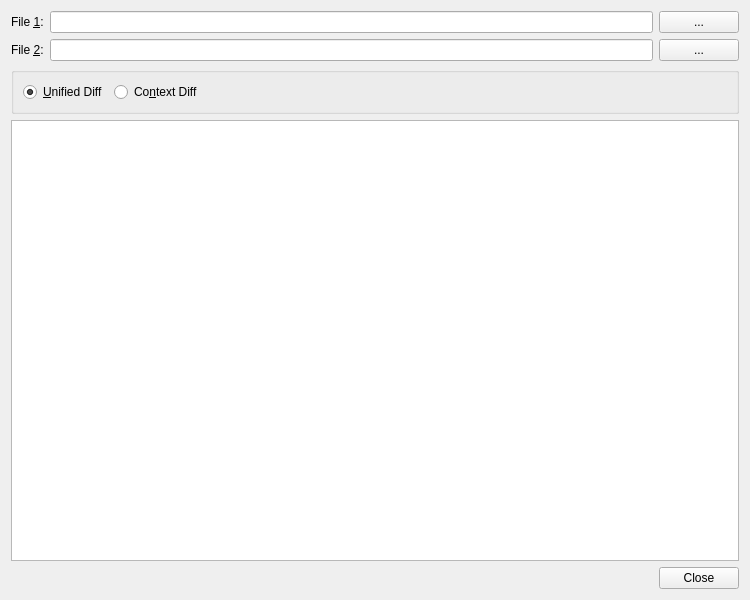
<?xml version="1.0" encoding="UTF-8"?>
<ui version="4.0">
 <class>DiffDialog</class>
 <widget class="QWidget" name="DiffDialog">
  <property name="geometry">
   <rect>
    <x>0</x>
    <y>0</y>
    <width>750</width>
    <height>600</height>
   </rect>
  </property>
  <property name="windowTitle">
   <string>File Differences</string>
  </property>
  <layout class="QVBoxLayout">
   <item>
    <layout class="QHBoxLayout">
     <item>
      <widget class="QLabel" name="textLabel1">
       <property name="text">
        <string>File &amp;1:</string>
       </property>
       <property name="buddy">
        <cstring>file1Edit</cstring>
       </property>
      </widget>
     </item>
     <item>
      <widget class="QLineEdit" name="file1Edit">
       <property name="toolTip">
        <string>Enter the name of the first file</string>
       </property>
      </widget>
     </item>
     <item>
      <widget class="QPushButton" name="file1Button">
       <property name="toolTip">
        <string>Press to select the file via a file selection dialog</string>
       </property>
       <property name="text">
        <string>...</string>
       </property>
      </widget>
     </item>
    </layout>
   </item>
   <item>
    <layout class="QHBoxLayout">
     <item>
      <widget class="QLabel" name="textLabel2">
       <property name="text">
        <string>File &amp;2:</string>
       </property>
       <property name="buddy">
        <cstring>file1Edit</cstring>
       </property>
      </widget>
     </item>
     <item>
      <widget class="QLineEdit" name="file2Edit">
       <property name="toolTip">
        <string>Enter the name of the second file</string>
       </property>
      </widget>
     </item>
     <item>
      <widget class="QPushButton" name="file2Button">
       <property name="toolTip">
        <string>Press to select the file via a file selection dialog</string>
       </property>
       <property name="text">
        <string>...</string>
       </property>
      </widget>
     </item>
    </layout>
   </item>
   <item>
    <widget class="QGroupBox" name="diffFormatGroup">
     <property name="title">
      <string/>
     </property>
     <layout class="QHBoxLayout">
      <item>
       <widget class="QRadioButton" name="unifiedRadioButton">
        <property name="toolTip">
         <string>Select to generate a unified diff</string>
        </property>
        <property name="text">
         <string>&amp;Unified Diff</string>
        </property>
        <property name="shortcut">
         <string>Alt+U</string>
        </property>
        <property name="checked">
         <bool>true</bool>
        </property>
       </widget>
      </item>
      <item>
       <widget class="QRadioButton" name="contextRadioButton">
        <property name="toolTip">
         <string>Select to generate a context diff</string>
        </property>
        <property name="text">
         <string>Co&amp;ntext Diff</string>
        </property>
        <property name="shortcut">
         <string>Alt+N</string>
        </property>
       </widget>
      </item>
      <item>
       <spacer>
        <property name="orientation">
         <enum>Qt::Horizontal</enum>
        </property>
        <property name="sizeType">
         <enum>QSizePolicy::Expanding</enum>
        </property>
        <property name="sizeHint" stdset="0">
         <size>
          <width>40</width>
          <height>20</height>
         </size>
        </property>
       </spacer>
      </item>
     </layout>
    </widget>
   </item>
   <item>
    <widget class="QTextEdit" name="contents">
     <property name="lineWrapMode">
      <enum>QTextEdit::NoWrap</enum>
     </property>
     <property name="readOnly">
      <bool>true</bool>
     </property>
     <property name="tabStopWidth">
      <number>8</number>
     </property>
     <property name="acceptRichText">
      <bool>false</bool>
     </property>
    </widget>
   </item>
   <item>
    <widget class="QDialogButtonBox" name="buttonBox">
     <property name="orientation">
      <enum>Qt::Horizontal</enum>
     </property>
     <property name="standardButtons">
      <set>QDialogButtonBox::Close</set>
     </property>
    </widget>
   </item>
  </layout>
 </widget>
 <tabstops>
  <tabstop>file1Edit</tabstop>
  <tabstop>file1Button</tabstop>
  <tabstop>file2Edit</tabstop>
  <tabstop>file2Button</tabstop>
  <tabstop>unifiedRadioButton</tabstop>
  <tabstop>contextRadioButton</tabstop>
  <tabstop>contents</tabstop>
  <tabstop>buttonBox</tabstop>
 </tabstops>
 <resources/>
 <connections>
  <connection>
   <sender>buttonBox</sender>
   <signal>rejected()</signal>
   <receiver>DiffDialog</receiver>
   <slot>close()</slot>
   <hints>
    <hint type="sourcelabel">
     <x>80</x>
     <y>578</y>
    </hint>
    <hint type="destinationlabel">
     <x>82</x>
     <y>594</y>
    </hint>
   </hints>
  </connection>
 </connections>
</ui>
